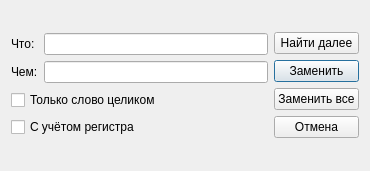
<?xml version="1.0" encoding="UTF-8"?>
<ui version="4.0">
 <class>FindReplaceDialog</class>
 <widget class="QDialog" name="FindReplaceDialog">
  <property name="geometry">
   <rect>
    <x>0</x>
    <y>0</y>
    <width>370</width>
    <height>171</height>
   </rect>
  </property>
  <property name="windowTitle">
   <string>Найти и заменить</string>
  </property>
  <layout class="QGridLayout" name="gridLayout_3">
   <item row="0" column="0">
    <layout class="QGridLayout" name="gridLayout">
     <item row="0" column="0">
      <layout class="QVBoxLayout" name="verticalLayout_3">
       <item>
        <widget class="QLabel" name="label">
         <property name="text">
          <string>Что:</string>
         </property>
        </widget>
       </item>
       <item>
        <widget class="QLabel" name="label_2">
         <property name="text">
          <string>Чем:</string>
         </property>
        </widget>
       </item>
      </layout>
     </item>
     <item row="0" column="1">
      <layout class="QVBoxLayout" name="verticalLayout_2">
       <item>
        <widget class="QLineEdit" name="whatLineEdit"/>
       </item>
       <item>
        <widget class="QLineEdit" name="byWhatLineEdit"/>
       </item>
      </layout>
     </item>
     <item row="1" column="0" colspan="2">
      <widget class="QCheckBox" name="wholeWord">
       <property name="text">
        <string>Только слово целиком</string>
       </property>
      </widget>
     </item>
     <item row="2" column="0" colspan="2">
      <widget class="QCheckBox" name="matchCase">
       <property name="text">
        <string>С учётом регистра</string>
       </property>
      </widget>
     </item>
    </layout>
   </item>
   <item row="0" column="1">
    <layout class="QGridLayout" name="gridLayout_2">
     <item row="1" column="0">
      <widget class="QPushButton" name="replaceButton">
       <property name="text">
        <string>Заменить</string>
       </property>
      </widget>
     </item>
     <item row="0" column="0">
      <widget class="QPushButton" name="findButton">
       <property name="text">
        <string>Найти далее</string>
       </property>
      </widget>
     </item>
     <item row="2" column="0">
      <widget class="QPushButton" name="replaceAllButton">
       <property name="text">
        <string>Заменить все</string>
       </property>
      </widget>
     </item>
     <item row="3" column="0">
      <widget class="QPushButton" name="cancelButton">
       <property name="text">
        <string>Отмена</string>
       </property>
      </widget>
     </item>
    </layout>
   </item>
  </layout>
 </widget>
 <resources/>
 <connections>
  <connection>
   <sender>cancelButton</sender>
   <signal>clicked()</signal>
   <receiver>FindReplaceDialog</receiver>
   <slot>reject()</slot>
   <hints>
    <hint type="sourcelabel">
     <x>323</x>
     <y>140</y>
    </hint>
    <hint type="destinationlabel">
     <x>185</x>
     <y>85</y>
    </hint>
   </hints>
  </connection>
 </connections>
</ui>
